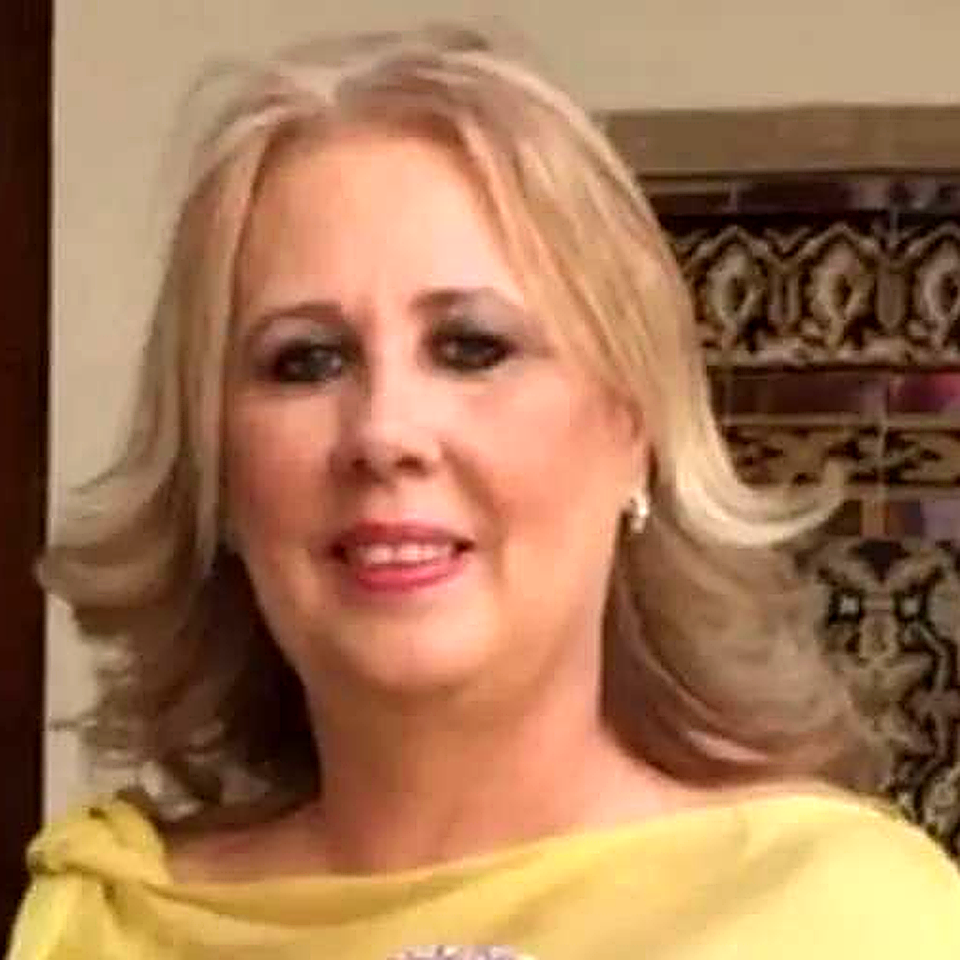
#> input picture img/maria-rodil.png, 960 x 960 px
$ python -i process_maria_photo.py   (imports and definitions only)
#> lines starting #> are read from the running program, lines starting #| are printed output that depends on the picture
#> further down, picture is the input picture: PIL image 960x960 RGB; mean R, G, B 165.3, 120.9, 86.8
#!/usr/bin/env python3
"""Prepare Dr. Maria Rodil headshot: fetch source, tighten crop, enhance, export."""

from io import BytesIO
from pathlib import Path
from urllib.request import Request, urlopen

from PIL import Image, ImageEnhance, ImageFilter

SRC_URL = "https://peaceofmindmh.com/wp-content/uploads/2025/11/Dr.-Maria-Rodil-.jpg"
OUT = Path(__file__).resolve().parents[1] / "img" / "maria-rodil.png"


def load_source() -> Image.Image:
    req = Request(SRC_URL, headers={"User-Agent": "Mozilla/5.0"})
    data = urlopen(req, timeout=20).read()
    return Image.open(BytesIO(data)).convert("RGB")


def face_square(img: Image.Image) -> Image.Image:
    w, h = img.size
    side = int(min(w, h) * 0.92)
    left = (w - side) // 2
    # Tighten framing and remove excess space above the head.
    top = max(0, int(h * 0.06))
    return img.crop((left, top, left + side, min(h, top + side)))


def enhance(img: Image.Image, size: int = 1024) -> Image.Image:
#> called with size = 1024
    img = img.resize((size, size), Image.Resampling.LANCZOS)
    img = ImageEnhance.Brightness(img).enhance(1.05)
    img = ImageEnhance.Contrast(img).enhance(1.14)
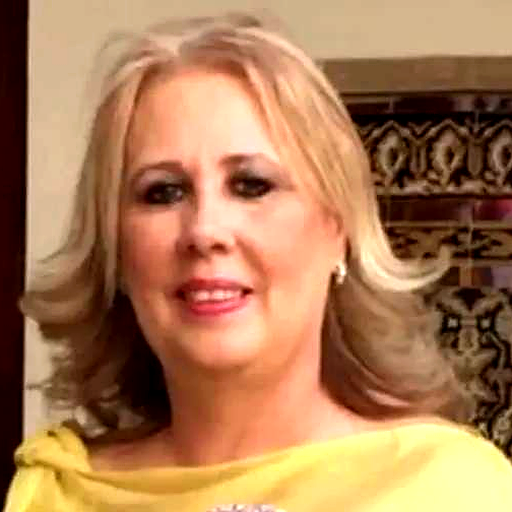
#> img: PIL image 1024x1024 RGB (shown at 1/2 size); mean R, G, B 172.4, 124.7, 85.5
    img = ImageEnhance.Color(img).enhance(1.08)
    img = ImageEnhance.Sharpness(img).enhance(1.65)
    return img.filter(ImageFilter.UnsharpMask(radius=1.4, percent=120, threshold=2))


def main() -> None:
    img = face_square(load_source())
    img = enhance(img)

    OUT.parent.mkdir(parents=True, exist_ok=True)
    img.save(OUT, "PNG", optimize=True, compress_level=9)
    print(f"wrote {OUT} ({img.size[0]}x{img.size[1]}, {OUT.stat().st_size // 1024}KB)")


# [2 lines not run here, left out]

>>> from PIL import Image
>>> picture = Image.open('../img/maria-rodil.png')
>>> result = enhance(picture)

$ run again, on img/bp.png
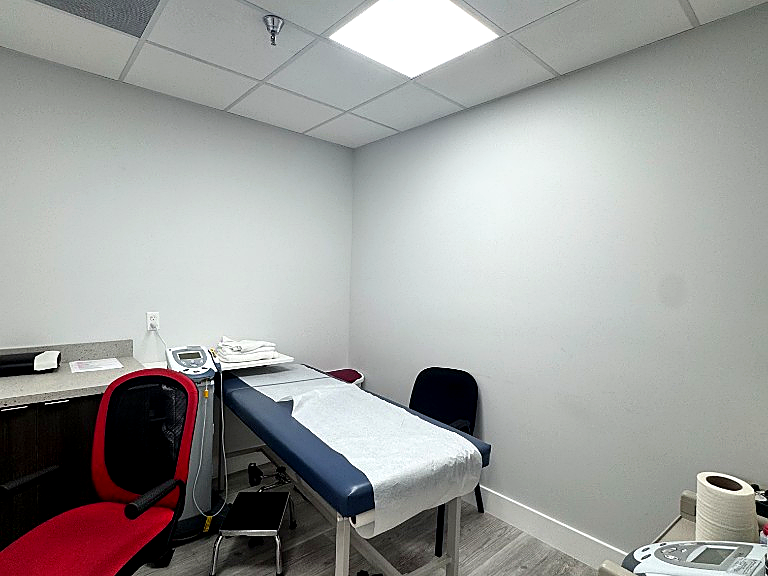
#> input picture img/bp.png, 768 x 576 px
#> picture is the input picture: PIL image 768x576 RGB; mean R, G, B 157.3, 157.6, 155.8
#> in enhance, `img = img.resize((size, size), Image.Resampling.LANCZOS)`:
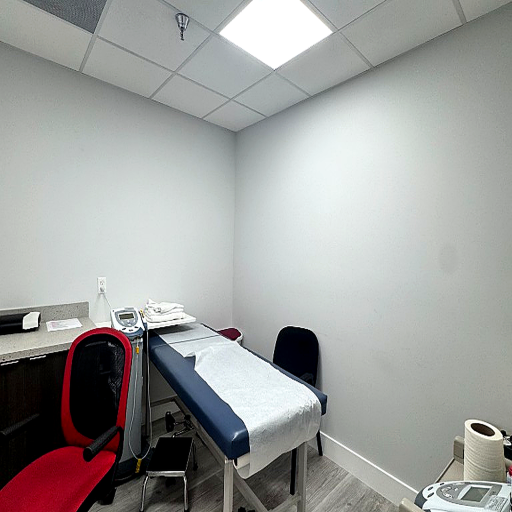
#> img: PIL image 1024x1024 RGB (shown at 1/2 size); mean R, G, B 157.3, 157.6, 155.9
#> in enhance, `img = ImageEnhance.Contrast(img).enhance(1.14)`:
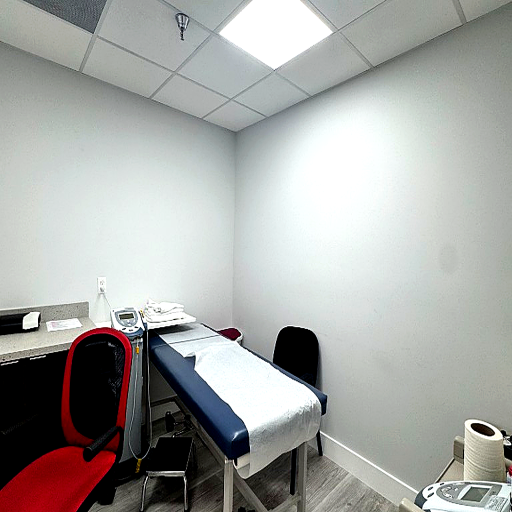
#> img: PIL image 1024x1024 RGB (shown at 1/2 size); mean R, G, B 165.1, 165.7, 163.1

$ run again, on img/cold-storage.png
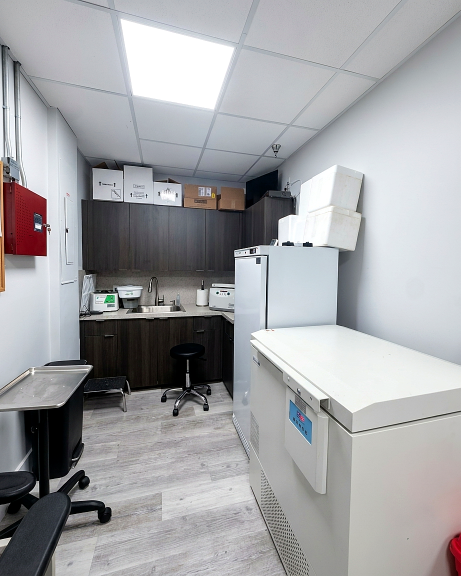
#> input picture img/cold-storage.png, 921 x 1152 px (shown at 1/2 size)
#> picture is the input picture: PIL image 921x1152 RGB; mean R, G, B 161.8, 162.2, 164.6
#> in enhance, `img = img.resize((size, size), Image.Resampling.LANCZOS)`:
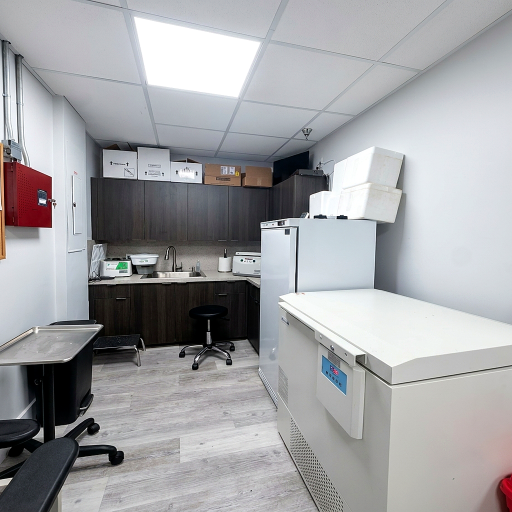
#> img: PIL image 1024x1024 RGB (shown at 1/2 size); mean R, G, B 161.8, 162.2, 164.6
#> in enhance, `img = ImageEnhance.Contrast(img).enhance(1.14)`:
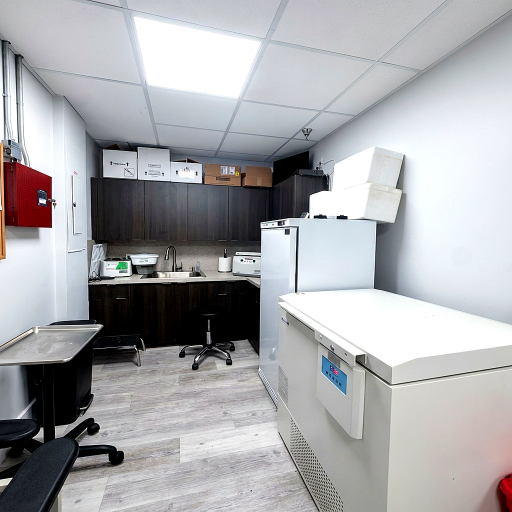
#> img: PIL image 1024x1024 RGB (shown at 1/2 size); mean R, G, B 168.6, 168.9, 171.7

$ run again, on img/conference.png
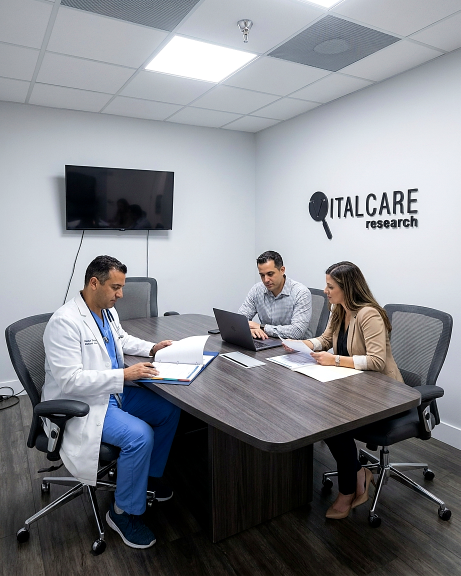
#> input picture img/conference.png, 921 x 1152 px (shown at 1/2 size)
#> picture is the input picture: PIL image 921x1152 RGB; mean R, G, B 132.8, 135, 140.4
#> in enhance, `img = img.resize((size, size), Image.Resampling.LANCZOS)`:
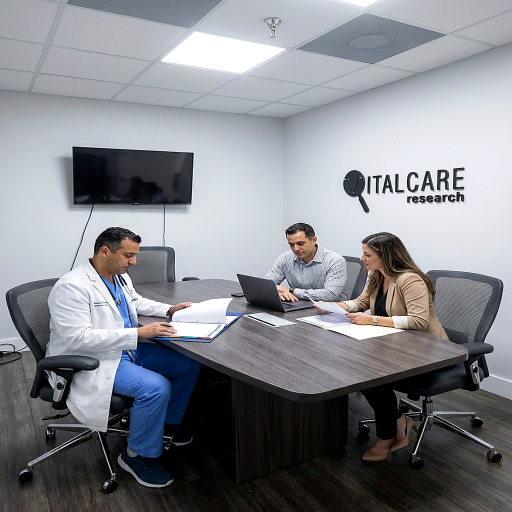
#> img: PIL image 1024x1024 RGB (shown at 1/2 size); mean R, G, B 132.8, 135, 140.3
#> in enhance, `img = ImageEnhance.Contrast(img).enhance(1.14)`:
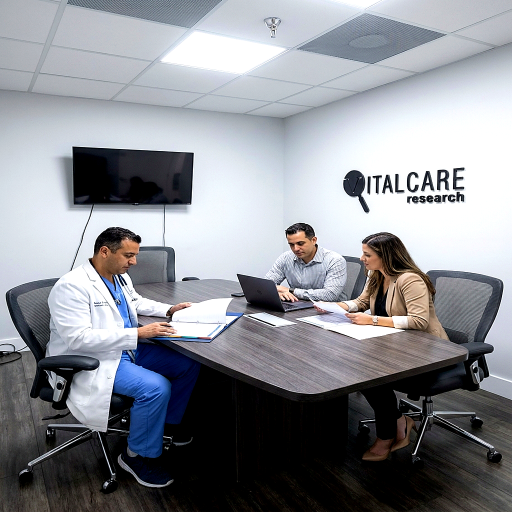
#> img: PIL image 1024x1024 RGB (shown at 1/2 size); mean R, G, B 139.1, 141.4, 147.3
